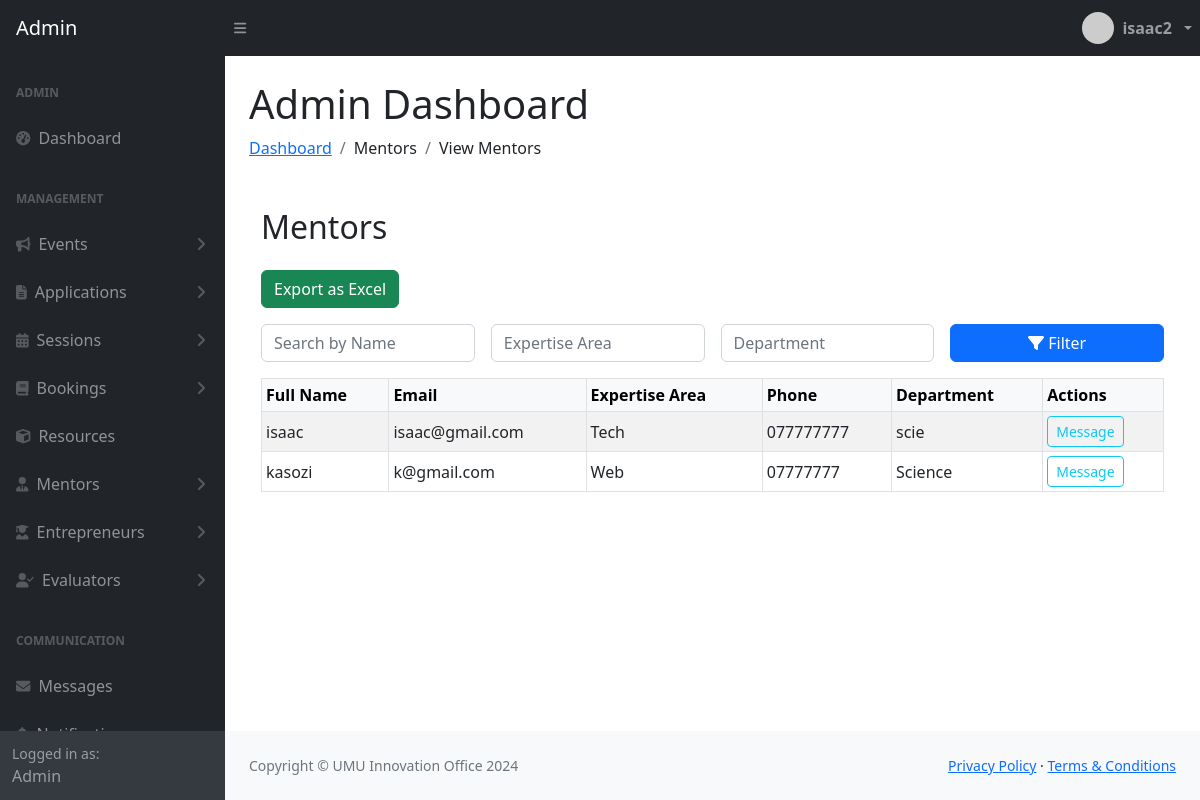
The page /mentors_admin.php (signed in) on the database as committed earlier.
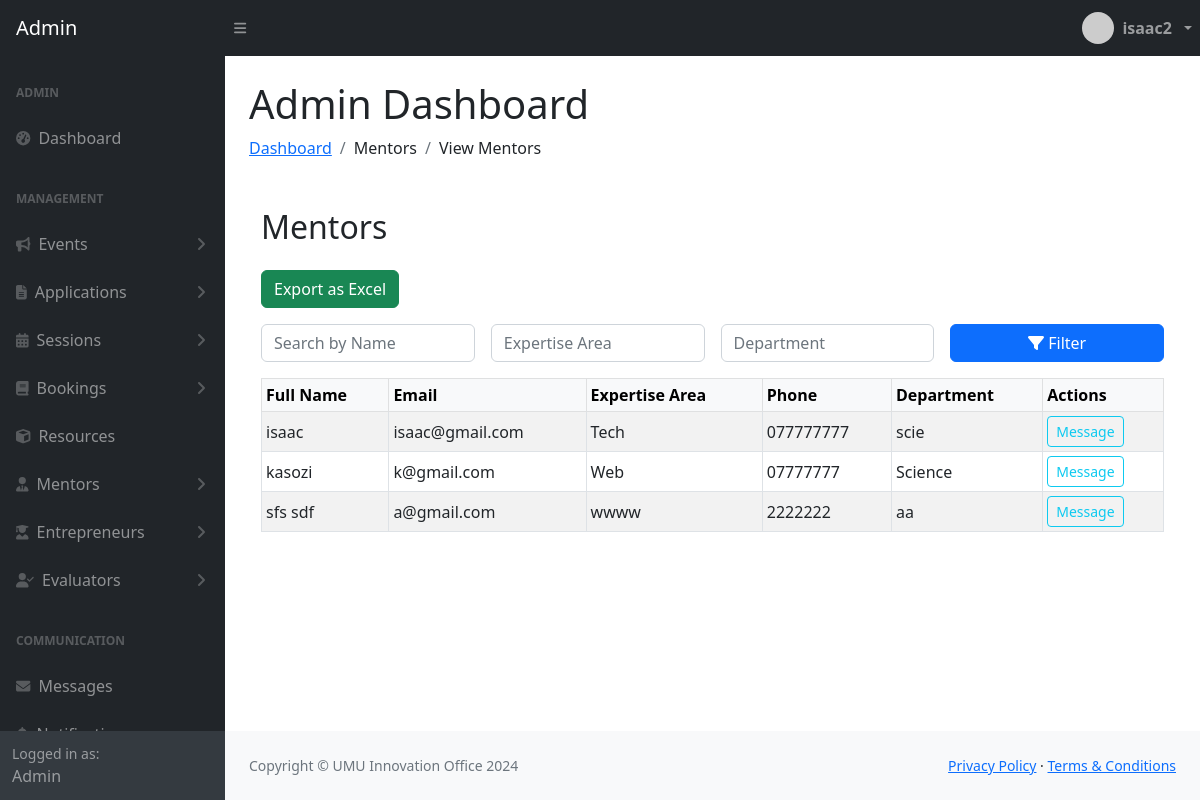
The same page on the database as committed later.
### tables this page shows
CREATE TABLE `mentors` (
  `mentor_id` int(11) NOT NULL,
  `full_name` varchar(100) DEFAULT NULL,
  `email` varchar(100) DEFAULT NULL,
  `expertise_area` varchar(100) DEFAULT NULL,
  `phone` varchar(20) DEFAULT NULL,
  `assigned_department` varchar(100) DEFAULT NULL
);

### mentors_admin.php (the view, shortened to what the changed rows need)
<?php
require_once 'db.php';
$conn = new mysqli($host, $user, $password, $dbname);
$where = [];
$where_sql = $where ? ('WHERE ' . implode(' AND ', $where)) : '';
$mentors = $conn->query("SELECT mentor_id, full_name, email, expertise_area, phone, assigned_department FROM mentors $where_sql ORDER BY full_name");
$breadcrumb_items = ['Mentors', 'View Mentors'];
?>
<div class="container my-5">
    <h2 class="mb-4">Mentors</h2>
    <div class="table-responsive">
        <table id="dataTable" class="table table-bordered table-striped table-sm align-middle">
            <thead class="table-light">
                <tr>
                    <th>Full Name</th>
                    <th>Email</th>
                    <th>Expertise Area</th>
                    <th>Phone</th>
                    <th>Department</th>
                    <th>Actions</th>
                </tr>
            </thead>
            <tbody>
                <?php if ($mentors && $mentors->num_rows > 0): while($m = $mentors->fetch_assoc()): ?>
                <tr>
                    <td><?= htmlspecialchars($m['full_name']) ?></td>
                    <td><?= htmlspecialchars($m['email']) ?></td>
                    <td><?= htmlspecialchars($m['expertise_area']) ?></td>
                    <td><?= htmlspecialchars($m['phone']) ?></td>
                    <td><?= htmlspecialchars($m['assigned_department']) ?></td>
                    <td>
                        <button class="btn btn-outline-info btn-sm" data-bs-toggle="modal" data-bs-target="#messageModal<?= $m['mentor_id'] ?>">Message</button>
                    </td>
                </tr>
                <?php endwhile; else: ?>
                <tr><td colspan="6" class="text-center text-muted">No mentors found.</td></tr>
                <?php endif; ?>
            </tbody>
        </table>
    </div>
</div>
<?php
$page_content = ob_get_clean();
include __DIR__ . '/dist/template_admin.php';

### dist/template_admin.php (shortened to what the changed rows need)
<!DOCTYPE html>
<html lang="en">
<head>
    <link href="https://cdn.jsdelivr.net/npm/simple-datatables@7.1.2/dist/style.min.css" rel="stylesheet" />
    <link href="/system2/dist/css/styles.css" rel="stylesheet" />
</head>
<body class="sb-nav-fixed">
    <div id="layoutSidenav">
        <div id="layoutSidenav_content">
            <main>
                <div class="container-fluid px-4">
                    <h1 class="mt-4">Admin Dashboard</h1>
                    <ol class="breadcrumb mb-4">
                        <li class="breadcrumb-item"><a href="admin_dashboard.php">Dashboard</a></li>
                        <?php if (isset($breadcrumb_items)): ?>
                            <?php foreach ($breadcrumb_items as $item): ?>
                                <li class="breadcrumb-item"> <?= $item ?> </li>
                            <?php endforeach; ?>
                        <?php endif; ?>
                    </ol>
                    <?php if (isset($page_content)): ?>
                        <?= $page_content ?>
                    <?php endif; ?>
                </div>
            </main>
        </div>
    </div>
</body>
</html>

Rows that differ between the two databases and show on the page:
added mentors: full_name "sfs sdf", email "a@gmail.com", expertise_area "wwww", phone "2222222", assigned_department "aa"
